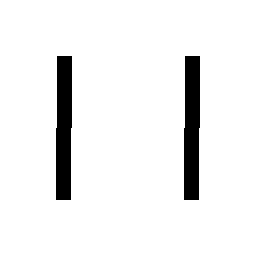

Below is a game level as drawn by its tile map, then a one-line description and the .tmx file that defines it, in full:
An orthogonal 2x2 tile map with 128x128 px tiles, 1 tile layer (Tile Layer 1).

<map version="1.5" tiledversion="1.7.2" orientation="orthogonal" renderorder="right-down" width="2" height="2" tilewidth="128" tileheight="128" infinite="0" nextlayerid="2" nextobjectid="1">
 <tileset firstgid="1" name="g1" tilewidth="128" tileheight="128" tilecount="15" columns="0">
  <grid orientation="orthogonal" width="1" height="1" />
  <tile id="0">
   <image width="128" height="128" source="../tileset/0.bmp" />
  </tile>
  <tile id="1">
   <image width="128" height="128" source="../tileset/1.bmp" />
  </tile>
  <tile id="2">
   <image width="128" height="128" source="../tileset/2.bmp" />
  </tile>
  <tile id="3">
   <image width="128" height="128" source="../tileset/3.bmp" />
  </tile>
  <tile id="4">
   <image width="128" height="128" source="../tileset/4.bmp" />
  </tile>
  <tile id="5">
   <image width="128" height="128" source="../tileset/5.bmp" />
  </tile>
  <tile id="6">
   <image width="128" height="128" source="../tileset/6.bmp" />
  </tile>
  <tile id="7">
   <image width="128" height="128" source="../tileset/7.bmp" />
  </tile>
  <tile id="8">
   <image width="128" height="128" source="../tileset/8.bmp" />
  </tile>
  <tile id="9">
   <image width="128" height="128" source="../tileset/9.bmp" />
  </tile>
  <tile id="10">
   <image width="128" height="128" source="../tileset/10.bmp" />
  </tile>
  <tile id="11">
   <image width="128" height="128" source="../tileset/11.bmp" />
  </tile>
  <tile id="12">
   <image width="128" height="128" source="../tileset/12.bmp" />
  </tile>
  <tile id="13">
   <image width="128" height="128" source="../tileset/13.bmp" />
  </tile>
  <tile id="14">
   <image width="128" height="128" source="../tileset/14.bmp" />
  </tile>
 </tileset>
 <layer id="1" name="Tile Layer 1" width="2" height="2">
  <data encoding="csv">
3,3,
1,1
</data>
 </layer>
</map>
